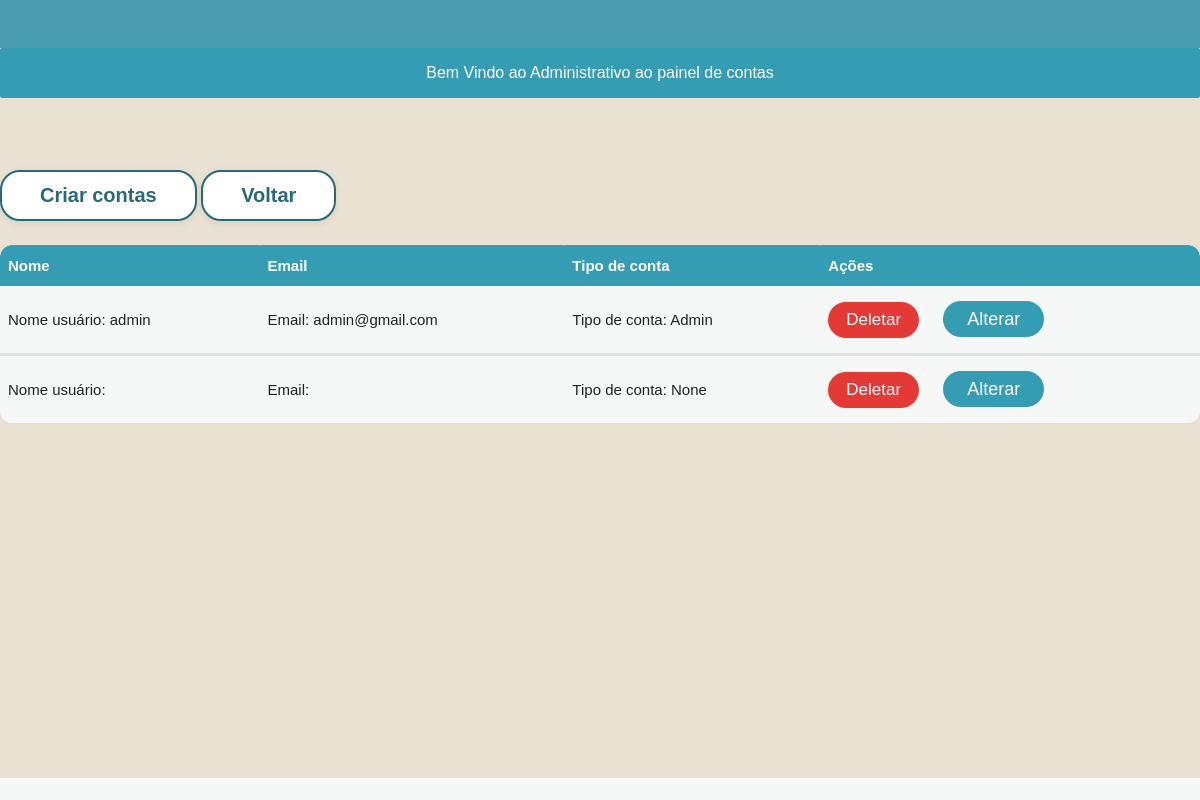
Before: /painel_adm/painel_contas/ with the older database file.
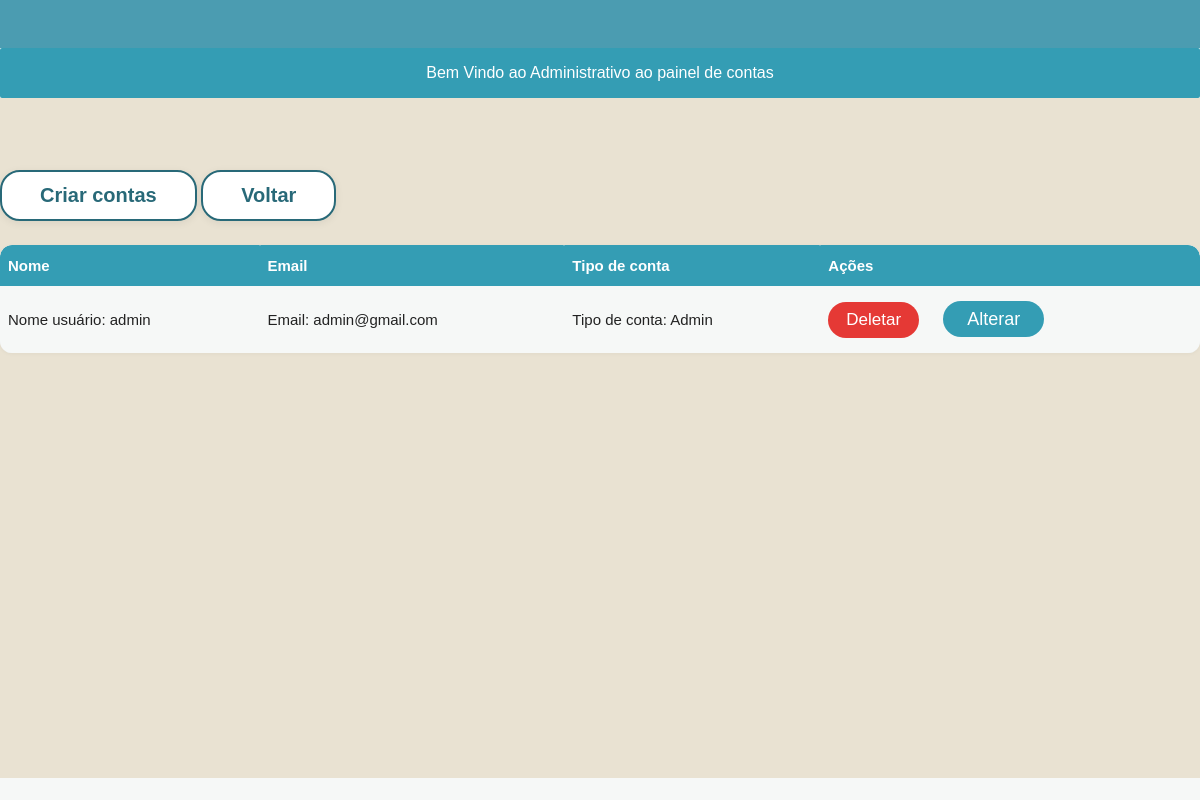
After: the same page with the newer database file.
### home/models.py (models this page shows, shortened)
class Usuario(models.Model):
    Username = models.CharField(max_length=100, unique=True)
    tipos_conta_escolha=[("Admin","Admin"),("Professor","Professor")]
    Tipos_conta=models.CharField(max_length=30,choices=tipos_conta_escolha,null=True, blank=True)
    Curso=models.CharField(max_length=100,null=True, blank=True)
    E_mail = models.EmailField(unique=True)
    Senha = models.CharField(max_length=128)

### painel_adm/views.py (the view)
# urls.py: path('painel_contas/',PainelContas.as_view(),name='painel_contas'),
class PainelContas(View):
    def get(self,request):
        conta=Usuario.objects.all()
        return render(request,'painel_adm/painel_contas.html',{'contas':conta})

### painel_adm/templates/painel_adm/painel_contas.html (shortened to what this page needs)
<!DOCTYPE html>
<html lang="en">
<head>
</head>
<body>
    <div class="header">
    </div>
     <div class="welcome-box">
        Bem Vindo ao Administrativo ao painel de contas
    </div>
<div class="main-content">
      <a href="{% url 'criar_contas' %}" class="voltar-btn">Criar contas</a>
    <a href="{% url 'inicio_painel' %}" class="voltar-btn">Voltar</a>
    <div class="alunos-container">
        <table class="tabela-adm">
            <thead>
                <tr>
                    <th>Nome</th>
                    <th>Email</th>
                    <th>Tipo de conta</th>
                    <th>Ações</th>
                </tr>
            </thead>
            <tbody>
                {% for conta in contas %}
                <tr>
                    <td>
                        <p class="curso-item">Nome usuário: {{ conta.Username }}</p>
                    </td>
                    <td>
                        <p class="curso-item">Email: {{ conta.E_mail }}</p>
                    </td>
                    <td>
                        <p class="curso-item">Tipo de conta: {{ conta.Tipos_conta }}</p>
                    </td>
                   <td>
                    <form method="POST" action="{% url 'deletar_contas' conta.id %}" style="display: inline;" onsubmit="return confirm('Você tem certeza que deseja deletar essa conta? Esse processo não poderá ser revertido')">
                   <button type="submit" class="btn-rejeitar">Deletar</button>
                   </form>
                    <a href="{% url 'editar_contas' conta.id %}" class="sair-link" style="margin-left: 10px;">Alterar</a>
                      </td>
                </tr>
                {% endfor %}
            </tbody>
        </table>
</div>
</body>
</html>

### painel_adm/templates/painel_adm/painel_contas.html (style rules this page uses)
body { font-family: Arial, sans-serif; background: #f6f8f7; margin: 0; padding: 0; }
.tabela-adm { width: 100%; border-collapse: separate; border-spacing: 0; margin-bottom: 32px; background: #e9ecef; border-radius: 12px; overflow: hidden; box-shadow: 0 1px 4px rgba(0,0,0,0.04); }
.tabela-adm th { background: rgb(52, 157, 180);; color: #fff; font-weight: bold; padding: 12px 8px; text-align: left; font-size: 15px; border-top-left-radius: 1px; border-top-right-radius: 1px; }
.tabela-adm th:last-child { border-top-right-radius: 12px; }
.tabela-adm th:first-child { border-top-left-radius: 12px; }
.tabela-adm td { padding: 10px 8px; font-size: 15px; color: #222; background: #f6f8f7; border-bottom: 3px solid #dbe4e3; }
.tabela-adm tr:last-child td { border-bottom: none; }
.welcome-box { background: rgb(52, 157, 180); color: #fff; border-radius: 2px; margin: 16px 24px px; padding: 16px 0; text-align: center; font-size: 16px; }
.header { background: rgb(75, 156, 177); height: 48px; display: flex; align-items: center; justify-content: space-between; padding: 0 24px; }
.main-content { background: rgb(233, 226, 210); padding: 40px 0 0 0; min-height: 80vh; }
.voltar-btn { background: #fff; color: #286978; border: 2px solid #286978; border-radius: 20px; padding: 12px 38px; font-size: 20px; font-weight: bold; text-decoration: none; display: inline-block; margin: 32px 0 24px 0; box-shadow: 0 2px 8px rgba(0,0,0,0.07); transition: background 0.2s, color 0.2s, border 0.2s; }
.btn-rejeitar { background: #e53935; color: white; font-size: 1.0625rem; margin-right: 10px; border-radius: 20px; padding: 0.5rem 1.125rem; cursor: pointer; border: none; }
.sair-link { background: rgb(52, 157, 180); color: white; font-size: 18px; border-radius: 20px; padding: 8px 24px; cursor: pointer; text-decoration: none; }

Changed rows visible on the page:
removed Usuario: Tipos_conta "None"
